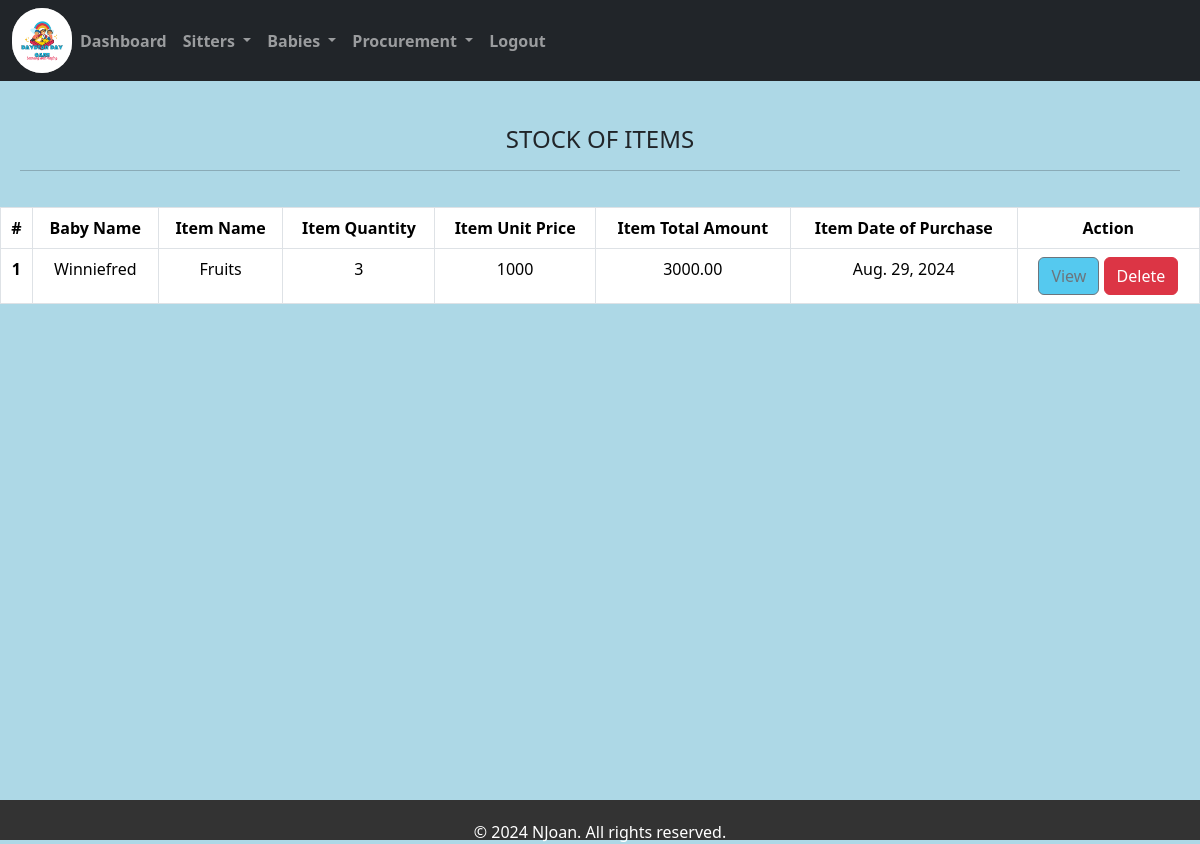
Page /shopstock/ on the earlier database version.
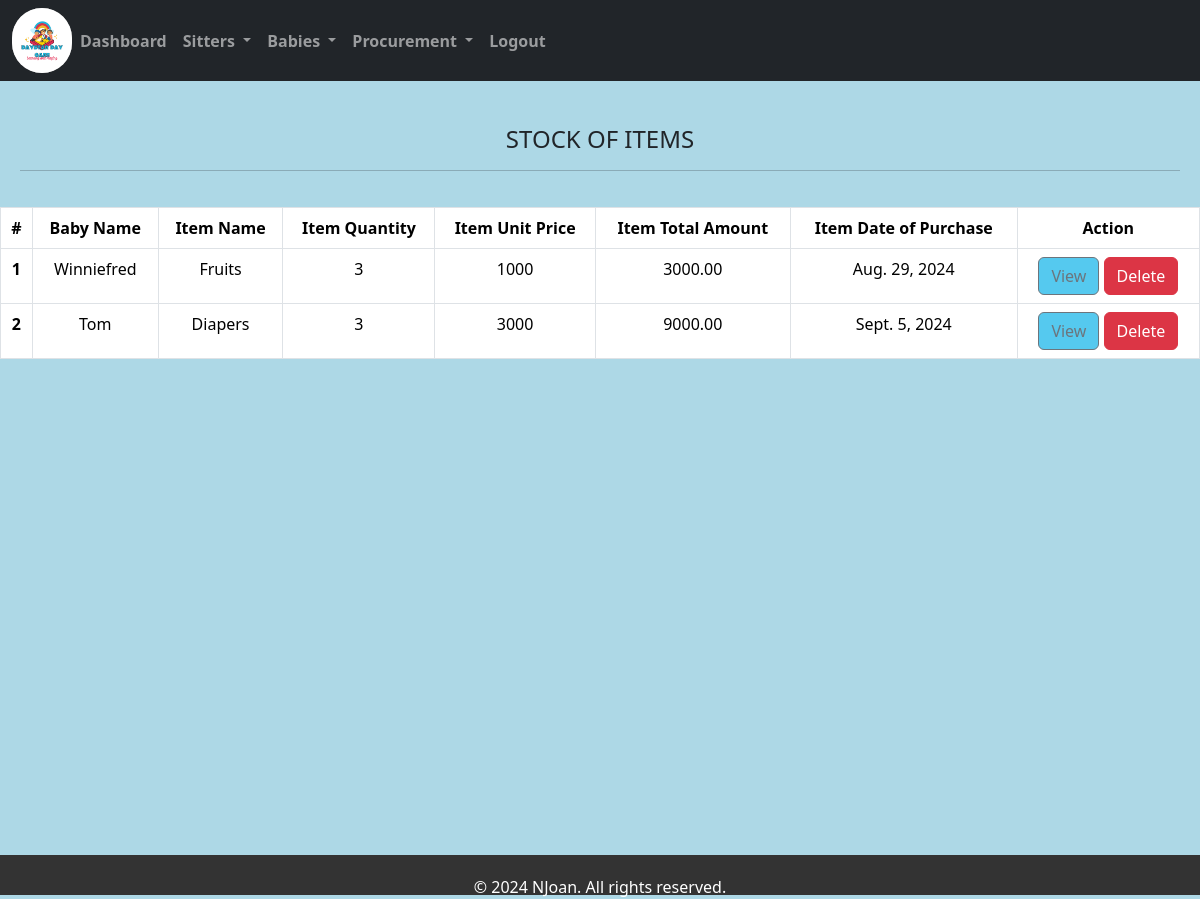
Same page on the later database version.
### home/models.py (models this page shows, shortened)
class Shopform(models.Model):
    ITEM_CHOICES = (
        ('Fruits', 'Fruits'),
        ('Diapers', 'Diapers'),
        ('Milk', 'Milk'),
        ('Toys', 'Toys'),
    )
    baby_names = models.ForeignKey(Babesform, on_delete=models.CASCADE, null=True)
    item_name = models.CharField(max_length=100, choices=ITEM_CHOICES)
    quantity = models.IntegerField(default=0, null=True, blank=True)
    Date_of_purchase = models.DateField(default=timezone.now)
    unit_price = models.IntegerField(default=0)
    total_amount = models.DecimalField(max_digits=10, decimal_places=2, default=0.00)

class Babesform(models.Model):
    category_stay=models.CharField(max_length=200)
    baby_name = models.CharField(max_length=200)
    age = models.CharField(max_length=200, default=0)
    gender = models.CharField(max_length=100)
    location = models.CharField(max_length=50, null=True, default=None)
    sponsor = models.CharField(max_length=200)
    parentsname = models.CharField(max_length=200)
    babysno = models.CharField(max_length=200, default=0)
    timein = models.DateTimeField()
    brought_by = models.CharField(max_length=200)
    def __str__(self):
        return self.baby_name

### home/views.py (the view)
# urls.py: path('shopstock/',views.shopstock, name='shopstock'),
def shopstock(request):
    shopstock = Shopform.objects.all()
    return render(request, 'shopstock.html', {'shopstock': shopstock})

### home/templates/shopstock.html (shortened to what this page needs)
{% extends 'base.html' %}
{% load static %}
{% block content %}
<br>
<div class="table-container">
    <h4>STOCK OF ITEMS</h4>
    <hr>
</div>
<table class="table table-bordered">
    <thead class="thead-dark">
        <tr>
            <th scope="col">#</th>
            <th scope="col">Baby Name</th>
            <th scope="col">Item Name</th>
            <th scope="col">Item Quantity</th>
            <th scope="col">Item Unit Price</th>
            <th scope="col">Item Total Amount</th>
            <th scope="col">Item Date of Purchase</th>
            <th scope="col">Action</th>
        </tr>
    </thead>
    <tbody>
        {% for item in shopstock %}
        <tr>
            <th scope="row">{{ item.id }}</th>
            <td>{{ item.baby_names }}</td>
            <td>{{ item.item_name }}</td>
            <td>{{ item.quantity }}</td>
            <td>{{ item.unit_price }}</td>
            <td>{{ item.total_amount }}</td>
            <td>{{ item.Date_of_purchase }}</td>
            <td>
                <a href="{% url 'shopstockview' id=item.id %}" class="btn btn-outline-secondary" style="background-color: rgb(85, 201, 239)">View</a>
                <form action="{% url 'itemdelete' id=item.id %}" method="post" style="display:inline;" onsubmit="return confirmDelete();">
                    <button type="submit" class="btn btn-danger">Delete</button>
                </form>
            </td>
        </tr>
        {% endfor %}
    </tbody>
</table>
<br><br><br><br><br><br><br><br><br><br><br><br><br><br><br><br><br><br><br><br>
{% endblock %}

Differences in the rows shown:
added Shopform: id "2", baby_names "Tom", item_name "Diapers", quantity "3", unit_price "3000", total_amount "9000.00", Date_of_purchase "Sept. 5, 2024"
